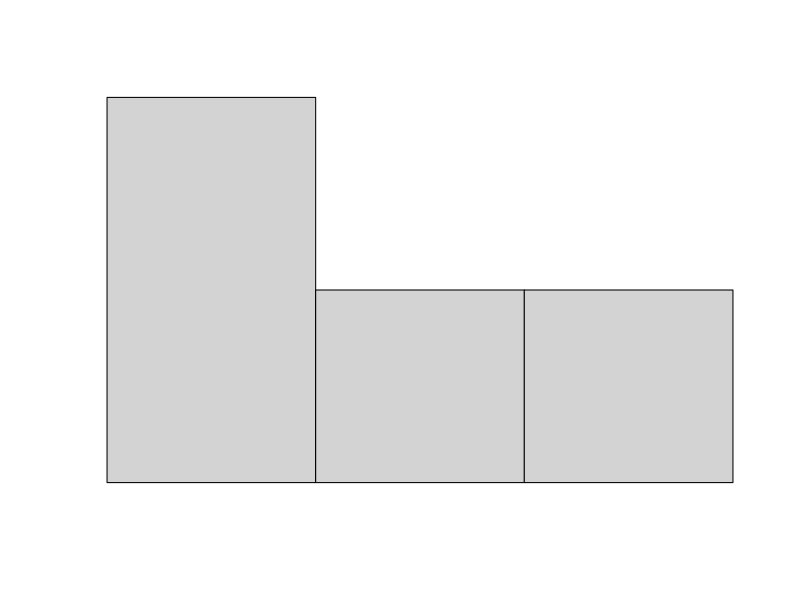
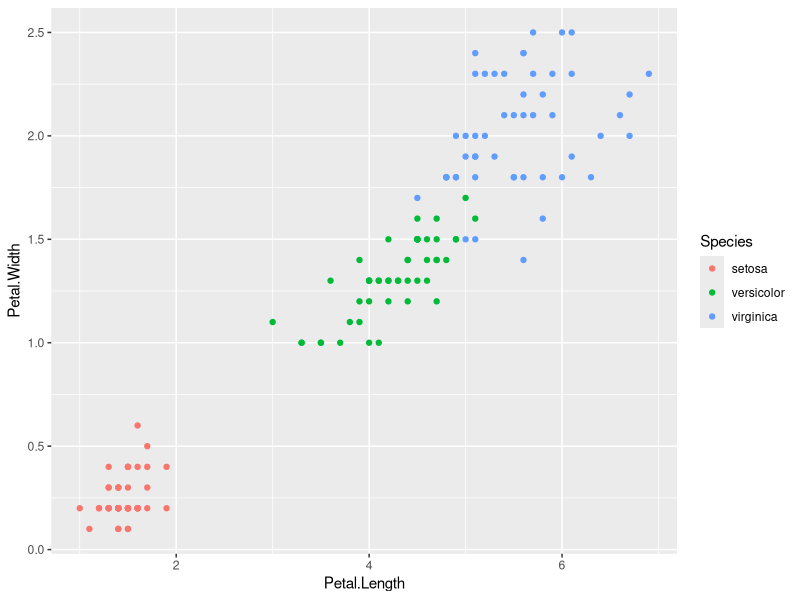

These charts were generated, in order, by the following R code:
## ---- chunk 1
knitr::opts_chunk$set(echo = TRUE)
## ---- chunk 2
hist(1:4, xaxt='n', yaxt='n', ann=FALSE)
## ---- chunk 3
# opts_chunk$set(dev = 'gridSVG::gridsvg')
library(ggplot2)
qplot(Petal.Length, Petal.Width, data=iris, colour=Species)
